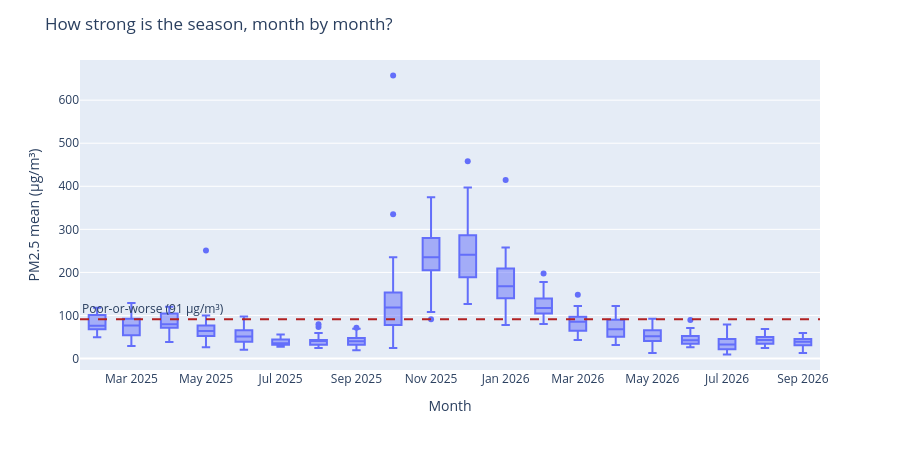

Notebook source saved alongside this figure:
### Code cell
# Step 3: Chart 2 -- distribution of PM2.5 by calendar month
import plotly.express as px

monthly_daily = daily.copy()
monthly_daily["month"] = monthly_daily.index.strftime("%Y-%m")

chart2 = px.box(
    monthly_daily.dropna(subset=["pm25_mean"]),
    x="month", y="pm25_mean", points="outliers",
)
chart2.add_hline(
    y=poor_threshold, line_dash="dash", line_color="firebrick",
    annotation_text=f"Poor-or-worse ({poor_threshold} µg/m³)",
    annotation_position="top left",
)
chart2.update_layout(
    title="How strong is the season, month by month?",
    xaxis_title="Month", yaxis_title="PM2.5 mean (µg/m³)",
    height=450,
)
chart2.show()

month_summary = (
    monthly_daily.dropna(subset=["pm25_mean"])
    .groupby("month")["pm25_mean"]
    .agg(median="median", q1=lambda s: s.quantile(0.25), q3=lambda s: s.quantile(0.75))
    .assign(iqr=lambda d: d["q3"] - d["q1"])
    .round(1)
)
print(month_summary.to_string())
print("\nWidest month (largest IQR):", month_summary["iqr"].idxmax(), "-> IQR", month_summary["iqr"].max())
print("Calmest month (smallest IQR):", month_summary["iqr"].idxmin(), "-> IQR", month_summary["iqr"].min())

### Figure 1 — Plotly figure (JSON) as saved in the notebook; plotly's stock layout.template omitted (floating-point values rounded to 4 significant figures; data arrays with more than 128 entries replaced by an {"elided": "..."} marker saying what was removed)
{"data": [{"alignmentgroup": "True", "boxpoints": "outliers", "hovertemplate": "month=%{x}<br>pm25_mean=%{y}<extra></extra>", "legendgroup": "", "marker": {"color": "#636efa"}, "name": "", "notched": false, "offsetgroup": "", "orientation": "v", "showlegend": false, "type": "box", "x": {"elided": "546 str values"}, "x0": " ", "xaxis": "x", "y": {"elided": "546 float values"}, "y0": " ", "yaxis": "y"}], "layout": {"annotations": [{"showarrow": false, "text": "Poor-or-worse (91 µg/m³)", "x": 0, "xanchor": "left", "xref": "x domain", "y": 91, "yanchor": "bottom", "yref": "y"}], "boxmode": "group", "height": 450, "legend": {"tracegroupgap": 0}, "margin": {"t": 60}, "shapes": [{"line": {"color": "firebrick", "dash": "dash"}, "type": "line", "x0": 0, "x1": 1, "xref": "x domain", "y0": 91, "y1": 91, "yref": "y"}], "title": {"text": "How strong is the season, month by month?"}, "xaxis": {"anchor": "y", "domain": [0, 1], "title": {"text": "Month"}}, "yaxis": {"anchor": "x", "domain": [0, 1], "title": {"text": "PM2.5 mean (µg/m³)"}}}}
